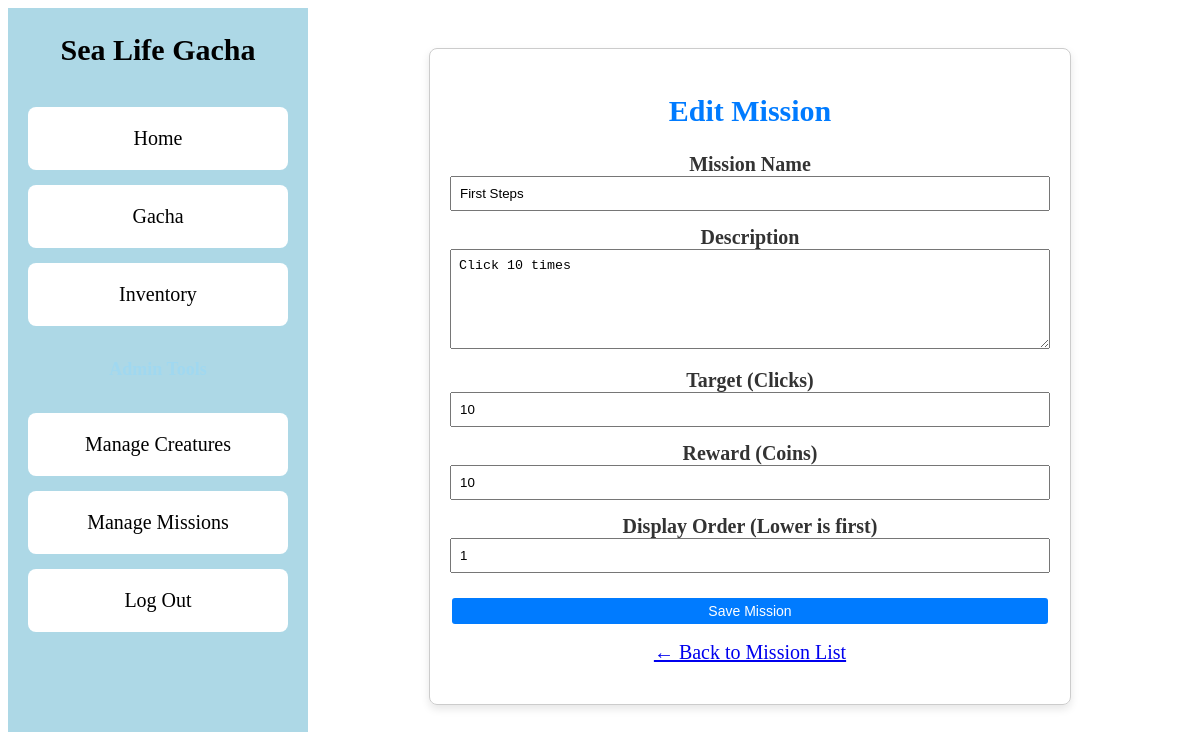
The app's page /admin/missions/edit/1 (signed in) with its own data.
### models.py (models this page shows)
class Mission(db.Model):
    mission_id = db.Column(db.Integer, primary_key=True)
    name = db.Column(db.String(100), nullable=False)
    description = db.Column(db.String(200), nullable=False)
    target = db.Column(db.Integer, nullable=False)
    reward = db.Column(db.Integer, nullable=False)
    order = db.Column(db.Integer, default=0)

### app.py (the view)
@app.route('/admin/missions/edit/<int:mission_id>', methods=['GET', 'POST'])
@admin_required
def edit_mission(mission_id):
    mission = db.session.get(Mission, mission_id)
    if not mission:
        flash("Mission not found.", 'error')
        return redirect(url_for('admin_missions'))
    form = MissionForm(obj=mission)
    if form.validate_on_submit():
        form.populate_obj(mission)
        db.session.commit()
        flash(f'Mission updated.', 'success')
        return redirect(url_for('admin_missions'))
    return render_template('admin_missions_form.html', form=form, mission=mission, title='Edit Mission')

### forms.py
class MissionForm(FlaskForm):
    name = StringField('Mission Name', validators=[DataRequired()])
    description = TextAreaField('Description', validators=[DataRequired()])
    target = IntegerField('Target (Clicks)', validators=[DataRequired(), NumberRange(min=1)])
    reward = IntegerField('Reward (Coins)', validators=[DataRequired(), NumberRange(min=0)])
    order = IntegerField('Display Order (Lower is first)', default=0, validators=[DataRequired(), NumberRange(min=0)])
    submit = SubmitField('Save Mission')

### app.py (called while the page is built)
def get_current_user():
    if 'user_id' in session:
        return db.session.get(User, session['user_id'])
    return None

def admin_required(f):
    @wraps(f)
    def decorated_function(*args, **kwargs):
        user = get_current_user()
        if not user or user.role != 'admin': # Check for the 'admin' role
            flash("Access denied. Admin privileges required.", 'error')
            return redirect(url_for('home'))
        return f(*args, **kwargs)
    return decorated_function

### templates/admin_missions_form.html (shortened to what this page needs)
{% extends "base.html" %}
{% block content %}
<div class="admin-container" style="max-width: 600px; margin: 20px auto; padding: 20px; border: 1px solid #ccc; border-radius: 8px; background: rgba(255, 255, 255, 0.8); box-shadow: 0 4px 8px rgba(0,0,0,0.1);">
    <h2 style="text-align: center; color: #007bff;">{{ title }}</h2>
    <form method="POST" action="{{ request.path }}" style="display: grid; gap: 15px;">
        <div>
            {{ form.name.label(style="font-weight: bold; color: #333;") }}
            {{ form.name(class="form-control", style="width: 100%; padding: 8px; box-sizing: border-box;") }}
        </div>
        <div>
            {{ form.description.label(style="font-weight: bold; color: #333;") }}
            {{ form.description(class="form-control", style="width: 100%; padding: 8px; box-sizing: border-box; height: 100px;") }}
        </div>
        <div>
            {{ form.target.label(style="font-weight: bold; color: #333;") }}
            {{ form.target(class="form-control", style="width: 100%; padding: 8px; box-sizing: border-box;") }}
        </div>
        <div>
            {{ form.reward.label(style="font-weight: bold; color: #333;") }}
            {{ form.reward(class="form-control", style="width: 100%; padding: 8px; box-sizing: border-box;") }}
        </div>
        <div>
            {{ form.order.label(style="font-weight: bold; color: #333;") }}
            {{ form.order(class="form-control", style="width: 100%; padding: 8px; box-sizing: border-box;") }}
        </div>
        {{ form.submit(class="btn btn-primary ocean-button", style="margin-top: 10px;") }}
    </form>
    <p style="margin-top: 15px;">
        <a href="{{ url_for('admin_missions') }}">← Back to Mission List</a>
    </p>
</div>
{% endblock %}

### static/style.css (style rules this page uses)
.admin-container { padding: 20px; }
.btn { padding: 5px 10px; border: none; border-radius: 3px; cursor: pointer; margin: 2px; font-size: 14px; text-decoration: none; display: inline-block; text-align: center; }
.btn-primary { background-color: #007bff; color: white; }

### records on screen
Mission: name "First Steps", description "Click 10 times", target "10", reward "10", order "1"

### other values on screen
{{ title }} "Edit Mission"
